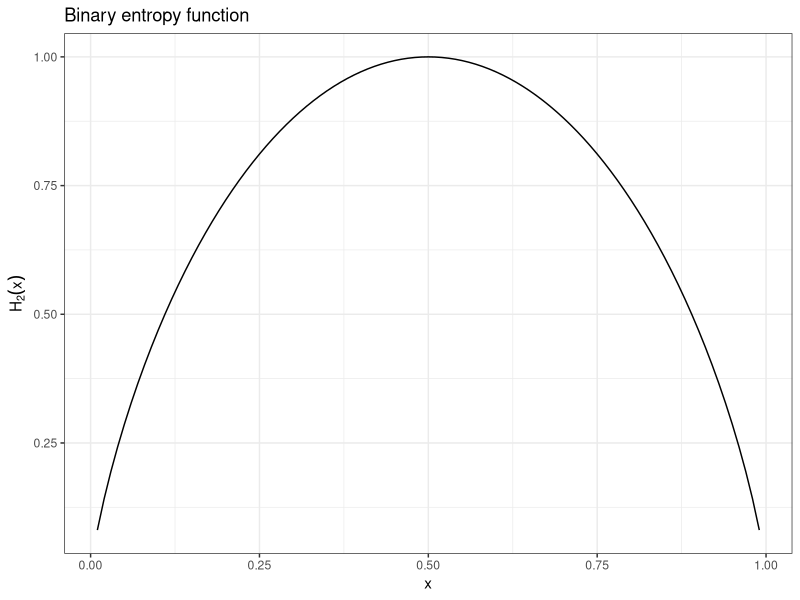
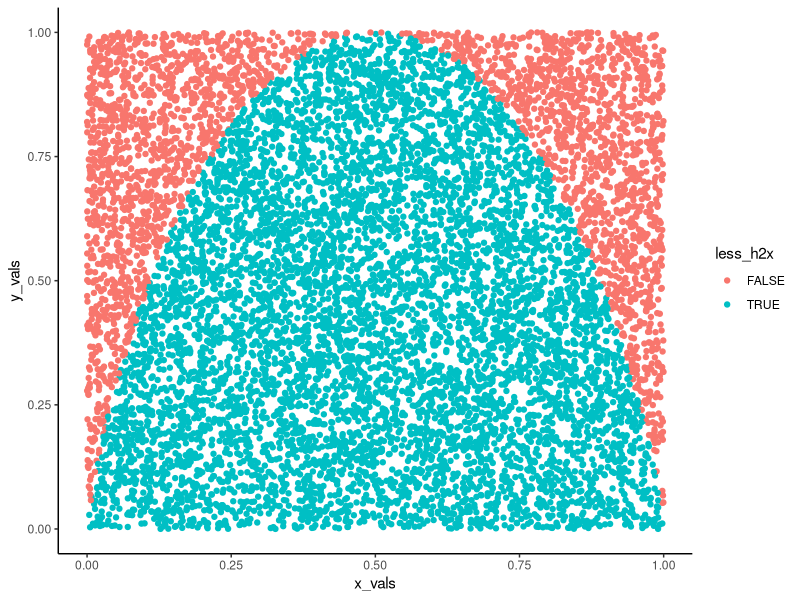
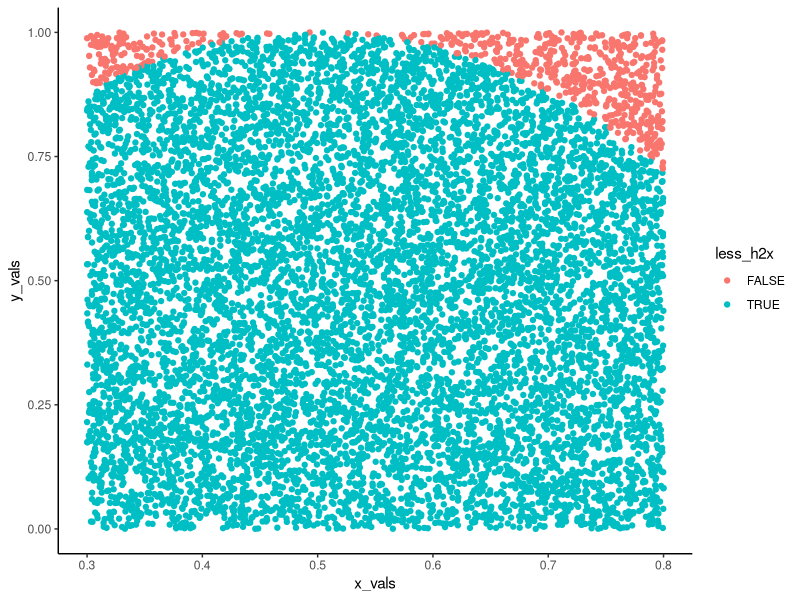
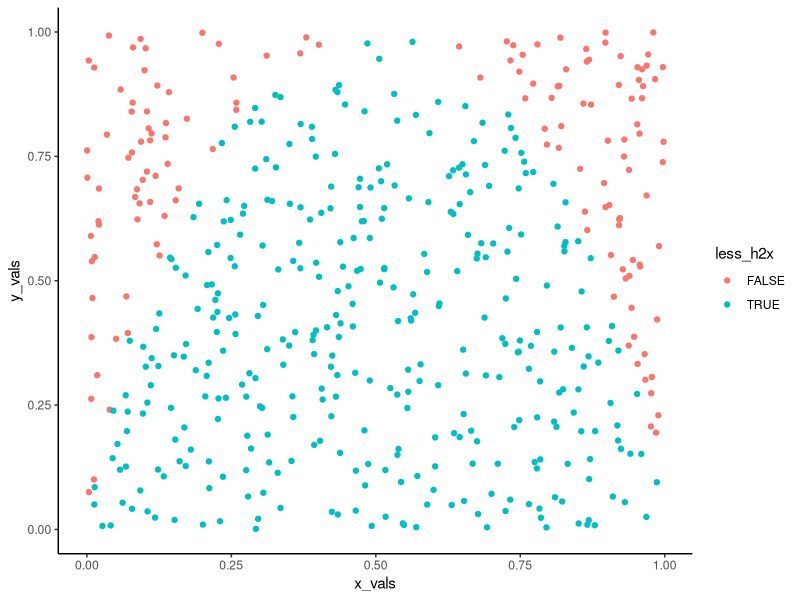

R code for these plots, in order: (Note: a time limit stopped this script after it produced the figures.)
## ---- chunk 1
### Binary entropy function.
### This function takes on an x between zero and one and returns the H2(x) of this value

h2x <- function (x){
  x * log2(1/x) + (1-x) * log2(1/(1-x)) #Note that the binary entropy function 
}

h2x_df <- data.frame(x = seq(0.01, 0.99, 0.01), h2x = h2x(seq(0.01, 0.99, 0.01)))

library(ggplot2)

ggplot(h2x_df, aes(x = x, y = h2x)) +
  geom_line() +
  theme_bw() +
  labs(
    title = "Binary entropy function",
  ) +
  ylab(bquote(H[2](x)))


## ---- chunk 2
library(dplyr)
##library(purrr) - I thought I'd need purr. Then i realized how simple this is if we vectorize :)

##First set up a base DF, with 10000 sims.

sampler_results <- data.frame(x_vals = runif(10000, 0, 1), 
                              y_vals = runif(10000, 0, 1)) %>%
  ##Next check if the values are less than the H2(x) values
  mutate(
    h2x_vals = h2x(x_vals),
    less_h2x = if_else(y_vals <= h2x_vals, TRUE, FALSE) #I broke this up into two steps, so I can check if the intermediate steps work the way they should :)
  )


## ---- chunk 3

area_under_curve <- sampler_results %>%
  summarize(
    n_total = n(),
    under_curve = sum(less_h2x),
    area = under_curve / n_total
  ) %>%
  pull(area)

area_under_curve

## ---- chunk 4
sampler_results %>%
  ggplot(aes(x = x_vals, y = y_vals, color = less_h2x)) +
  geom_point() +
  theme_classic()
## ---- chunk 5
simulate_h2x <- function (x1, x2, n_sims){
  ### Takes on values of x and returns the H2(x) integral between those values.
  ### Assumes x1 < x2 and 0 < x1, x2 < 1
  
  
  simulation_results <- data.frame(x_vals = runif(n_sims, x1, x2), 
                              y_vals = runif(n_sims, 0, 1)) %>%
  ##Next check if the values are less than the H2(x) values
  mutate(
    h2x_vals = h2x(x_vals),
    less_h2x = if_else(y_vals <= h2x_vals, TRUE, FALSE) #I broke this up into two steps, so I can check if the intermediate steps work the way they should :)
  )
  
  simulation_results
}


#Run a visual test

simulate_h2x(0.3, 0.8, 10000) %>%
  ggplot(aes(x = x_vals, y = y_vals, color = less_h2x)) +
  geom_point() +
  theme_classic()

## ---- chunk 6
read_h2x_mc <- function (mc_results, x1, x2, y1 = 0, y2 = 1){
  ###The function takes on the raw MC results and returns the area under the curve between X1 and x2.
  
  area_checked <- (x2 - x1) * (y2 - y1)
  
  result <- mc_results %>%
    summarize(
      n_total = n(),
      n_under = sum(less_h2x),
      area_under_curve = area_checked * n_under / n_total
    ) %>%
    pull(area_under_curve)
    
  
  round(result[1], 3) #Return as a single value, not a vector
  
}

##Test
simulate_h2x(0, 1, 10000) %>%
  read_h2x_mc(x1 = 0, x2 = 1)




## ---- chunk 7
wrap_h2x_mc <- function (x1, x2, y1 = 0, y2 = 0, n_sims){
  ###Wrapper function chaining the actual MC simulation and the result reader
  
  simulate_h2x(x1, x2, n_sims) %>%
    read_h2x_mc(x1, x2)
  
}

##Test
wrap_h2x_mc(x1= 0.2, x2 = 0.35, n_sims = 5000)



## ---- chunk 8
simulate_h2x(0, 1, 500) %>%
  ggplot(aes(x = x_vals, y = y_vals, color = less_h2x)) +
  geom_point() +
  theme_classic()
## ---- chunk 9
wrap_control_h2x_mc <- function (x1, x2, target_sd, num_mcs){
  ### The function takes on arguments relating to the range over which we want to integrate and returns the distribution of num_mcs results, with an SD of less than the target_sd.
  ### Assumes x1>x2
  
  ## Calculate max y
  y2 <- data.frame(x_values = seq(x1, x2, length.out = 100)) %>%
    mutate(y_values = h2x(x_values)) %>%
    summarize(max_y = max(y_values, na.rm = TRUE)) %>%
    pull(max_y)
  
  y2 <- min(1, y2 + 0.01) #What we want to do here is make sure that the upper sampler level is over the actual maximum within a given range

  ## Set up the vector  to track the different MC results
  n_sims <- 1000
  mc_sigma <- 20 #Set a too high starting MC sigma to avoid the while loop from not working
  
  while (mc_sigma > target_sd) {
    mc_results <- c()
    
    for (i in 1:num_mcs) {
      indiv_mc_result <- simulate_h2x(x1, x2, n_sims) %>%
        read_h2x_mc(x1, x2, y1 = 0, y2 = y2)
      
      mc_results <- c(mc_results, indiv_mc_result)
      
    }
    n_sims <- n_sims * 2
    mc_sigma <- sd(mc_results)
    mc_mu <- mean(mc_results)
    
  }
  
  final_result <- c(mc_mu, mc_sigma, n_sims)
  names(final_result) <- c("mc_mu", "mc_sigma", "n_sims")
  
  final_result
  
  
}


##Test
Sys.time()
wrap_control_h2x_mc(x1 = 0, x2=  1, target_sd = 0.001, num_mcs = 5)
wrap_control_h2x_mc(x1 = 0, x2 = 1, target_sd = 0.000001, num_mcs = 5)
Sys.time()

## ---- chunk 10

time_elapsed <- c()
target_sigma <- 0.1 ^ seq(1, 6, by = 1) #A nice hack for geometric progressions from the internet

for (i in 1:length(target_sigma)) {
  time_start <- Sys.time()
  wrap_control_h2x_mc(x1 = 0, x2=  1, target_sd = target_sigma[i], num_mcs = 20) #Note higher number of simulations
  time_end <- Sys.time()
  time_elapsed <- c(time_elapsed, time_end - time_start)
}

time_track_results <- data.frame(target_sigma, time_elapsed)

time_track_results %>%
  ggplot(aes(x = target_sigma, y = time_elapsed)) +
  geom_point() +
  geom_line(linetype = "dotted") +
  theme_bw() +
  scale_x_continuous(trans = "log10")


## ---- chunk 11
num_sims <- 1000 * 1.05 ^ seq(0, 300)
times_elapsed <- c()
output_precision <- c()

for (i in 1:length(num_sims)){
  time_start <- Sys.time()
  mc_results <- c()
  for (i in 1:20) {
    
  }
  
  
  time_end <- Sys.time()
}


wrap_h2x_mc(0, 1, n_sims = 500)
